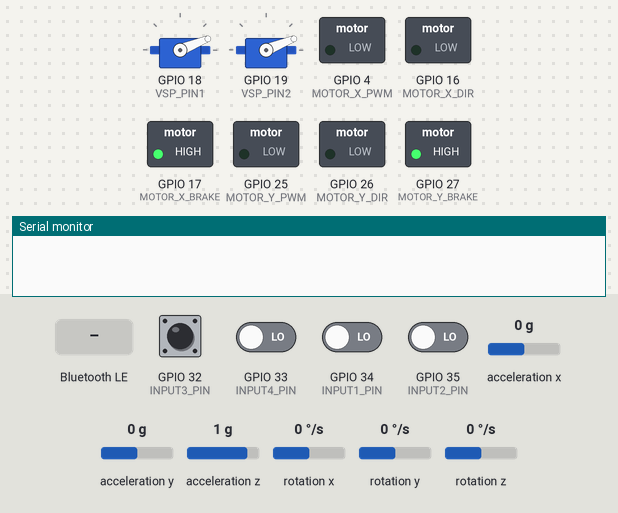
A sketch run on a simulated ESP32. Shown: 2 × servo, switched loads named in the sketch (green lamp = pin HIGH), the last lines printed to the serial monitor. Wiring (inferred from the names in the program): MPU-6050 motion sensor at I2C address 0x68. The test bench sets the inputs (shaded band); at power-on: GPIO 32 (INPUT3_PIN), GPIO 33 (INPUT4_PIN), GPIO 34 (INPUT1_PIN), GPIO 35 (INPUT2_PIN) LOW, acceleration x 0 g, acceleration y 0 g, acceleration z 1 g, rotation x 0 °/s, rotation y 0 °/s, rotation z 0 °/s. Nothing arrives over Bluetooth unless stated; a phone connects over Bluetooth LE 3 s after start.

Above: at 1.2 s.
1.3 s: GPIO 32 (INPUT3_PIN) pulsed HIGH 2 times (0.12 s each, 0.3 s apart)
At 1.7 s:
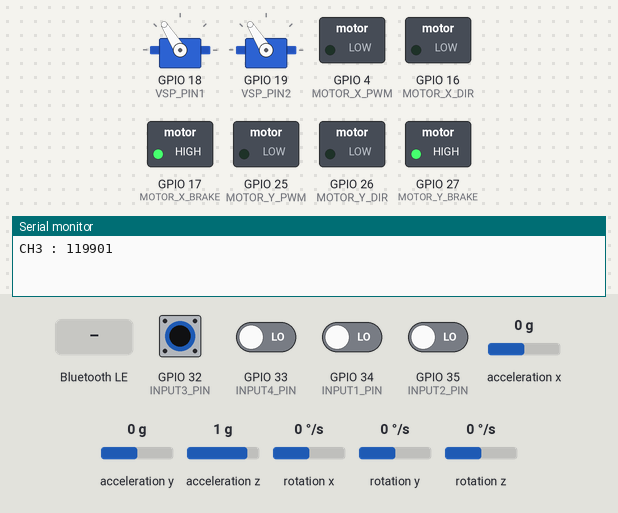
3.4 s: Bluetooth LE write "SPACE_PRESSED" received
At 4.3 s:
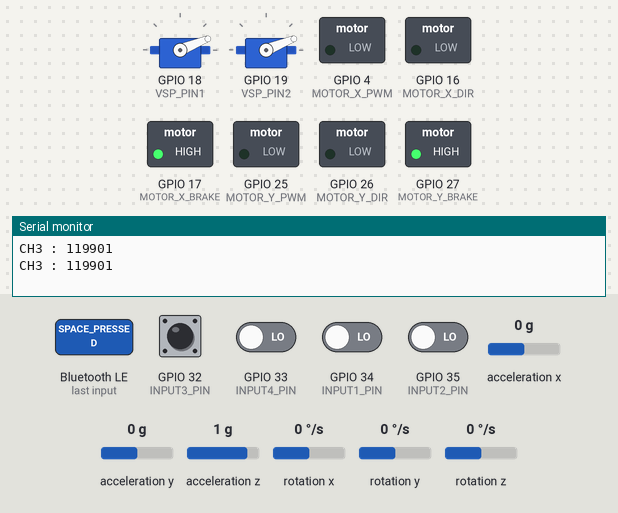
Timing chart, 0 to 6.4 s (numbered marks = the images above; inputs shaded):
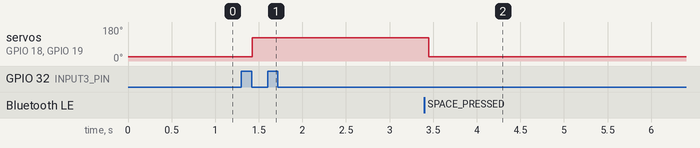

The sketch:

PID_tuning.ino
```cpp
#include <BLEDevice.h>
#include <BLEUtils.h>
#include <BLEServer.h>
#include <BLE2902.h>
#include <Arduino.h>
#include <ESP32Servo.h>
#include <Wire.h>

#define INPUT1_PIN  34
#define INPUT2_PIN  35
#define INPUT3_PIN  32
#define INPUT4_PIN  33
#define MOTOR_X_PWM 4
#define MOTOR_X_DIR 16
#define MOTOR_X_BRAKE 17
#define MOTOR_Y_PWM 25
#define MOTOR_Y_DIR 26
#define MOTOR_Y_BRAKE 27
#define VSP_PIN1 18
#define VSP_PIN2 19
#define MPU6050 0x68
#define PWR_MGMT_1 0x6B

#define SERVICE_UUID        "12345678-1234-1234-1234-123456789abc"
#define CHARACTERISTIC_UUID "87654321-4321-4321-4321-cba987654321"

Servo motor_1, motor_2;
BLECharacteristic *pCharacteristic;

bool deviceConnected = false;
bool send = false;
unsigned long lastSendTime = 0;
const unsigned long sendInterval = 200;

int min_speed = 22;
int power_up = min_speed;
int power_bt = min_speed;

double alpha = 0.96;
unsigned long prevTime = 0;
double roll = 0, pitch = 0;
double setpointX = 0, setpointY = 0;
double inputX, inputY;
double outputX, outputY;
double Kp = 0, Ki = 0, Kd = 0;

long long pulseStartTime[4] = {0};
long long pulseEndTime[4] = {0};
long long pulseWidth[4] = {0};
int PWMMAX[4] = {1980, 2000, 2000, 1960};
int PWMMIN[4] = {1010, 980, 990, 1000};

class MyServerCallbacks : public BLEServerCallbacks {
    void onConnect(BLEServer* pServer) {
        deviceConnected = true;
    }
    void onDisconnect(BLEServer* pServer) {
        deviceConnected = false;
        BLEDevice::startAdvertising();
    }
};

class MyCallbacks : public BLECharacteristicCallbacks {
    void onWrite(BLECharacteristic *pCharacteristic) {
        String receivedValue = pCharacteristic->getValue();
        if (receivedValue.length() > 0) {
            send = true;

            if (receivedValue == "SPACE_PRESSED") {
                power_bt = min_speed;
                power_up = min_speed;
                motor_1.write(power_up);
                motor_2.write(power_bt);
            } else if (receivedValue == "KP_PLUS") {
                Kp += 1;
            } else if (receivedValue == "KP_MINUS") {
                Kp = max(Kp - 1, 0.0);
            } else if (receivedValue == "KI_PLUS") {
                Ki += 0.01;
            } else if (receivedValue == "KI_MINUS") {
                Ki = max(Ki - 0.01, 0.0);
            } else if (receivedValue == "KD_PLUS") {
                Kd += 0.05;
            } else if (receivedValue == "KD_MINUS") {
                Kd = max(Kd - 0.05, 0.0);
            }
        } else {
            send = false;
        }
    }
};

void IRAM_ATTR isr_pwm1() {
    digitalRead(INPUT1_PIN) == HIGH ?
        pulseStartTime[0] = micros() :
        pulseWidth[0] = micros() - pulseStartTime[0];
}
void IRAM_ATTR isr_pwm2() {
    digitalRead(INPUT2_PIN) == HIGH ?
        pulseStartTime[1] = micros() :
        pulseWidth[1] = micros() - pulseStartTime[1];
}
void IRAM_ATTR isr_pwm3() {
    digitalRead(INPUT3_PIN) == HIGH ?
        pulseStartTime[2] = micros() :
        pulseWidth[2] = micros() - pulseStartTime[2];
}
void IRAM_ATTR isr_pwm4() {
    digitalRead(INPUT4_PIN) == HIGH ?
        pulseStartTime[3] = micros() :
        pulseWidth[3] = micros() - pulseStartTime[3];
}

void setup() {
    Serial.begin(115200);

    BLEDevice::init("ESP32_BLE");
    BLEServer *pServer = BLEDevice::createServer();
    pServer->setCallbacks(new MyServerCallbacks());

    BLEService *pService = pServer->createService(SERVICE_UUID);
    pCharacteristic = pService->createCharacteristic(
        CHARACTERISTIC_UUID,
        BLECharacteristic::PROPERTY_READ |
        BLECharacteristic::PROPERTY_WRITE |
        BLECharacteristic::PROPERTY_NOTIFY
    );
    pCharacteristic->setCallbacks(new MyCallbacks());
    pCharacteristic->addDescriptor(new BLE2902());
    pService->start();
    BLEDevice::getAdvertising()->addServiceUUID(SERVICE_UUID);
    BLEDevice::startAdvertising();

    motor_1.attach(VSP_PIN1);
    motor_2.attach(VSP_PIN2);
    motor_1.write(power_up);
    motor_2.write(power_bt);

    Wire.begin();
    Wire.beginTransmission(MPU6050);
    Wire.write(PWR_MGMT_1);
    Wire.write(0);
    Wire.endTransmission(true);

    setpins();

    ledcAttach(MOTOR_X_PWM, 20000, 8);
    ledcAttach(MOTOR_Y_PWM, 20000, 8);

    prevTime = millis();
}

void loop() {
    yield(); // Reset WDT

    Wire.beginTransmission(MPU6050);
    Wire.write(0x3B);
    Wire.endTransmission(false);
    Wire.requestFrom(MPU6050, 14, true);
    int16_t AcX = Wire.read() << 8 | Wire.read();
    int16_t AcY = Wire.read() << 8 | Wire.read();
    int16_t AcZ = Wire.read() << 8 | Wire.read();
    Wire.read(); Wire.read();
    int16_t GyX = Wire.read() << 8 | Wire.read();
    int16_t GyY = Wire.read() << 8 | Wire.read();
    int16_t GyZ = Wire.read() << 8 | Wire.read();

    double ax = AcX / 16384.0, ay = AcY / 16384.0, az = AcZ / 16384.0;
    double gx = GyX / 131.0, gy = GyY / 131.0;
    double accRoll = atan2(ay, az) * 180.0 / PI;
    double accPitch = atan2(-ax, sqrt(ay * ay + az * az)) * 180.0 / PI;

    unsigned long currTime = millis();
    double dt = (currTime - prevTime) / 1000.0;
    prevTime = currTime;

    roll = alpha * (roll + gx * dt) + (1 - alpha) * accRoll;
    pitch = alpha * (pitch + gy * dt) + (1 - alpha) * accPitch;
    inputX = roll;
    inputY = pitch;

    static double prevErrorX = 0, integralX = 0;
    static double prevErrorY = 0, integralY = 0;
    computePID(inputX, setpointX, outputX, Kp, Ki, Kd, prevErrorX, integralX);
    computePID(inputY, setpointY, outputY, Kp, Ki, Kd, prevErrorY, integralY);
    controlMotor(MOTOR_X_PWM, MOTOR_X_DIR, outputX);
    controlMotor(MOTOR_Y_PWM, MOTOR_Y_DIR, outputY);

    if (deviceConnected && millis() - lastSendTime > sendInterval) {
        char msg[128];
        snprintf(msg, sizeof(msg), "%.3d %.2f %.2f %.2f %.2f %.2f %.2f %.2f",
                 power_up, Kp, Ki, Kd, accRoll, accPitch, roll, pitch);
        pCharacteristic->setValue(msg);
        pCharacteristic->notify();
        lastSendTime = millis();
    }

    // RC PWM處理
    for (int i = 0; i < 4; i++) {
        if (pulseWidth[i] > 0) {
            double pwmPercent = ((double)(pulseWidth[i] - PWMMIN[i]) / (PWMMAX[i] - PWMMIN[i])) * 100.0;
            pwmPercent = constrain(pwmPercent, 0, 100);

            char buffer[32];
            snprintf(buffer, sizeof(buffer), "CH%d : %d", i + 1, pulseWidth[i]);
            Serial.println(buffer);

            if (i == 2) {
                power_up = min_speed + (int)pwmPercent;
                power_bt = min_speed + (int)pwmPercent;
                motor_1.write(power_up);
                motor_2.write(power_bt);
            }

            pulseWidth[i] = 0;
        }
    }

    delay(5); // 簡短 delay，避免 WDT
}
```

functions.ino
```cpp
void computePID(double input, double setpoint, double &output, double Kp, double Ki, double Kd, double &prevError, double &integral) {
    double error = setpoint - input;
    integral += error;
    double derivative = error - prevError;
    output = Kp * error + Ki * integral + Kd * derivative;
    prevError = error;
}

void controlMotor(int pwmPin, int dirPin, double value) {
    int pwmVal = constrain(abs(value), 0, 255);
    digitalWrite(dirPin, value > 0 ? HIGH : LOW);
    ledcWrite(pwmPin, pwmVal);
}

void setpins(){
    // 設定馬達腳位
    pinMode(MOTOR_X_PWM, OUTPUT);
    pinMode(MOTOR_X_DIR, OUTPUT);
    pinMode(MOTOR_X_BRAKE, OUTPUT);
    pinMode(MOTOR_Y_PWM, OUTPUT);
    pinMode(MOTOR_Y_DIR, OUTPUT);
    pinMode(MOTOR_Y_BRAKE, OUTPUT);
    digitalWrite(MOTOR_X_BRAKE, HIGH);
    digitalWrite(MOTOR_Y_BRAKE, HIGH);

    pinMode(INPUT1_PIN, INPUT);
    pinMode(INPUT2_PIN, INPUT);
    pinMode(INPUT3_PIN, INPUT);
    pinMode(INPUT4_PIN, INPUT);
    attachInterrupt(digitalPinToInterrupt(INPUT1_PIN), isr_pwm1, CHANGE);
    attachInterrupt(digitalPinToInterrupt(INPUT2_PIN), isr_pwm2, CHANGE);
    attachInterrupt(digitalPinToInterrupt(INPUT3_PIN), isr_pwm3, CHANGE);
    attachInterrupt(digitalPinToInterrupt(INPUT4_PIN), isr_pwm4, CHANGE);
    /*
    pinMode(INPUT5_PIN, INPUT);
    pinMode(INPUT6_PIN, INPUT);
    attachInterrupt(digitalPinToInterrupt(INPUT5_PIN), isr_pwm5, CHANGE);
    attachInterrupt(digitalPinToInterrupt(INPUT6_PIN), isr_pwm6, CHANGE);
    */

}
```

Measured:
- after the input at 1.3 s, servo on GPIO 18 (VSP_PIN1), servo on GPIO 19 (VSP_PIN2): 22° → 122° after 0.12 s
- after the input at 3.4 s, servo on GPIO 18 (VSP_PIN1), servo on GPIO 19 (VSP_PIN2): 122° → 22° after 0.05 s
